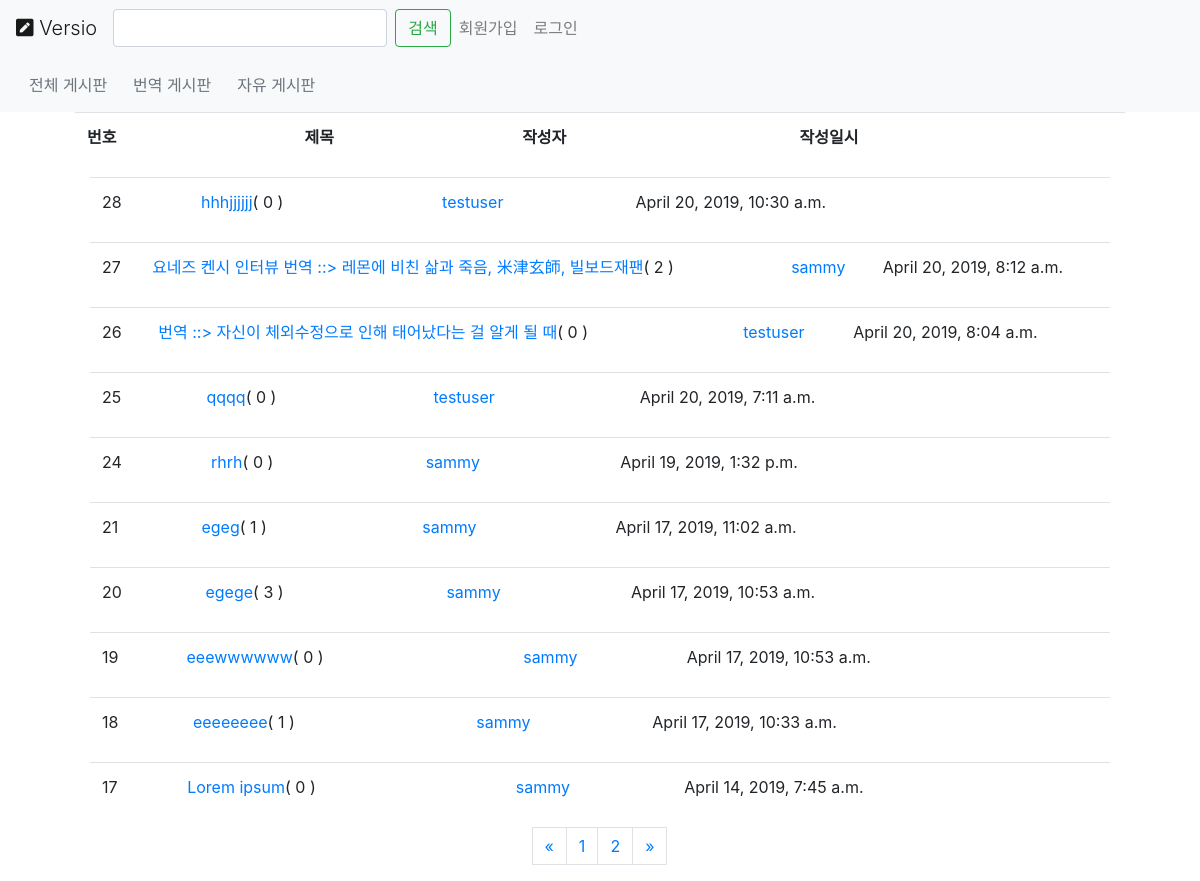
/posts/, run on the app's committed database.
### posts/models.py (models this page shows, shortened)
class Post(models.Model, HitCountMixin):
    user = models.ForeignKey(User, on_delete=models.CASCADE, related_name="posts")
    created_at = models.DateTimeField(auto_now=True)
    text = RichTextField()
    title = models.CharField(max_length=100)
    link = models.URLField()
    class Meta:
        ordering = ["-created_at"]
        unique_together = ["title"]

### posts/views.py (the view)
# urls.py: path('', views.PostList.as_view(), name="all"),
class PostList(generic.ListView):
    model = Post
    paginate_by = 10
    queryset = Post.objects.all()

### posts/templates/posts/post_list.html
{% extends "posts/post_base.html" %}
{% block post_content %}
<div class="col-lg">
	<div class="table-responsive">
		<table class="table">
		<thaed>
			<tr>
			<th scope="col">번호</th>
			<th scope="col">제목</th>
			<th scope="col">작성자</th>
			<th scope="col">작성일시</th>
			</tr>
		</thaed>
		</table>
	</div>
	{% for post in post_list %}
        {% include "posts/_post.html" %}
	{% endfor %}
	{% if is_paginated %}
  	<ul class="pagination justify-content-center">
    {% if page_obj.has_previous %}
      <li><a class="page-link" href="?page={{ page_obj.previous_page_number }}">&laquo;</a></li>
    {% else %}
      <li class="page-link disabled"><span>&laquo;</span></li>
    {% endif %}
    {% for i in paginator.page_range %}
      {% if page_obj.number == i %}
        <li class="active page-link"><span>{{ i }}<span class="sr-only">(current)</span></span></li>
      {% else %}
        <li ><a class="page-link" href="?page={{ i }}">{{ i }}</a></li>
      {% endif %}
    {% endfor %}
    {% if page_obj.has_next %}
      <li><a class="page-link" href="?page={{ page_obj.next_page_number }}">&raquo;</a></li>
    {% else %}
      <li class="page-link disabled"><span>&raquo;</span></li>
    {% endif %}
  	</ul>
	{% endif %}
</div>
{% endblock %}

### posts/templates/posts/_post.html
<div class="table-responsive col-lg">
    <table class="table">
    <tbody>
        <tr scope="row">
          <td>{{post.id}}</td>
          <td ><a href="{% url 'posts:single' username=post.user.username pk=post.pk %}">{{post.title}}</a>( {{post.comments.count}} )</td>
          <td ><a href="{% url 'posts:for_user' username=post.user.username %}">{{post.user.username}}</a></td>
          <td>{{ post.created_at }}</td>
        </tr>
    </tbody>
    </table>
</div>

### data on the page
Post: id "28", title "hhhjjjjjj", comments.count "0", user.username "testuser", created_at "April 20, 2019, 10:30 a.m."
Post: id "27", title "요네즈 켄시 인터뷰 번역 ::> 레몬에 비친 삶과 죽음, 米津玄師, 빌보드재팬", comments.count "2", user.username "sammy", created_at "April 20, 2019, 8:12 a.m."
Post: id "26", title "번역 ::> 자신이 체외수정으로 인해 태어났다는 걸 알게 될 때", comments.count "0", user.username "testuser", created_at "April 20, 2019, 8:04 a.m."
Post: id "25", title "qqqq", comments.count "0", user.username "testuser", created_at "April 20, 2019, 7:11 a.m."
Post: id "24", title "rhrh", comments.count "0", user.username "sammy", created_at "April 19, 2019, 1:32 p.m."
Post: id "21", title "egeg", comments.count "1", user.username "sammy", created_at "April 17, 2019, 11:02 a.m."
Post: id "20", title "egege", comments.count "3", user.username "sammy", created_at "April 17, 2019, 10:53 a.m."
Post: id "19", title "eeewwwwww", comments.count "0", user.username "sammy", created_at "April 17, 2019, 10:53 a.m."
Post: id "18", title "eeeeeeee", comments.count "1", user.username "sammy", created_at "April 17, 2019, 10:33 a.m."
Post: id "17", title "Lorem ipsum", comments.count "0", user.username "sammy", created_at "April 14, 2019, 7:45 a.m."

### other printed values
{{ i }} "1"
{{ i }} "2"
